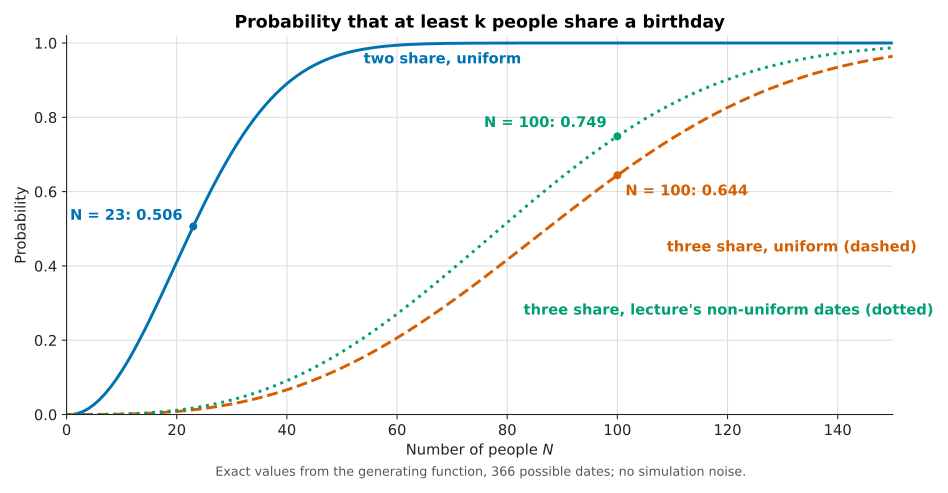

Here is the Python script that generated this plot:
"""Birthday problem curves for the MIT 6.0002 lecture 4 article (create-plot skill).

P(at least k people share a birthday) for a group of N people, computed exactly
(no simulation) with the exponential generating function
    P(no day has k or more people) = N! [x^N] prod_d sum_{j<k} (p_d x)^j / j!
for (a) 366 equally likely dates and (b) the lecture's non-uniform weights.
Run: python3 -I stochastic-thinking-birthday-curves.py
"""
import math
import os
import sys

sys.path.insert(0, os.path.expanduser("~/.claude/skills/create-plot"))
import plotstyle as ps  # noqa: E402

NMAX = 150


def weights_uniform():
    return [1] * 366


def weights_lecture():
    # possibleDates from lecture 4 (slide 23): relative frequency of each day index
    dates = 4 * list(range(0, 57)) + [58] + 4 * list(range(59, 366)) + 4 * list(range(180, 270))
    return [dates.count(d) for d in range(366)]


def p_shared(weights, k, nmax=NMAX):
    """Return [P(some date has >= k people) for N = 0..nmax]."""
    total = sum(weights)
    poly = [1.0] + [0.0] * nmax          # coefficients of the EGF product
    for w in weights:
        if w == 0:
            continue
        p = w / total
        term = [p ** j / math.factorial(j) for j in range(k)]
        new = [0.0] * (nmax + 1)
        for i, c in enumerate(poly):
            if c == 0.0:
                continue
            for j, t in enumerate(term):
                if i + j > nmax:
                    break
                new[i + j] += c * t
        poly = new
    return [1.0 - poly[n] * math.factorial(n) for n in range(nmax + 1)]


N = list(range(NMAX + 1))
curves = [
    (p_shared(weights_uniform(), 2), "two share, uniform"),
    (p_shared(weights_uniform(), 3), "three share, uniform"),
    (p_shared(weights_lecture(), 3), "three share, lecture's non-uniform dates"),
]

ps.apply()
fig, ax = ps.figure()
for i, (y, _) in enumerate(curves):
    c, ls, _m = ps.style(i)
    ax.plot(N, y, color=c, linestyle=ls)
ax.set(xlim=(0, NMAX), ylim=(0, 1.02), xlabel="Number of people $N$",
       ylabel="Probability", title="Probability that at least k people share a birthday")

ps.label_end(ax, 52, curves[0][0][52], "two share, uniform", ps.color(0), dx=8, dy=-6)
ps.label_end(ax, 108, 0.45, "three share, uniform (dashed)", ps.color(1))
ps.label_end(ax, 82, 0.28, "three share, lecture's non-uniform dates (dotted)", ps.color(2))

for n, y, txt, col in [(23, curves[0][0][23], "N = 23: 0.506", 0),
                       (100, curves[1][0][100], "N = 100: 0.644", 1),
                       (100, curves[2][0][100], "N = 100: 0.749", 2)]:
    ax.plot([n], [y], marker="o", color=ps.color(col), markersize=5)
    if col == 2:
        ps.label_end(ax, n, y, txt, ps.color(col), ha="right", dx=-8, dy=10)
    else:
        ps.label_end(ax, n, y, txt, ps.color(col), ha="left" if col == 1 else "right",
                     dx=6 if col == 1 else -8, dy=-12 if col == 1 else 8)

for n in (23, 100):
    print(n, [round(c[0][n], 6) for c in curves])
ps.caption(fig, "Exact values from the generating function, 366 possible dates; no simulation noise.")
ps.save(fig, __file__)
